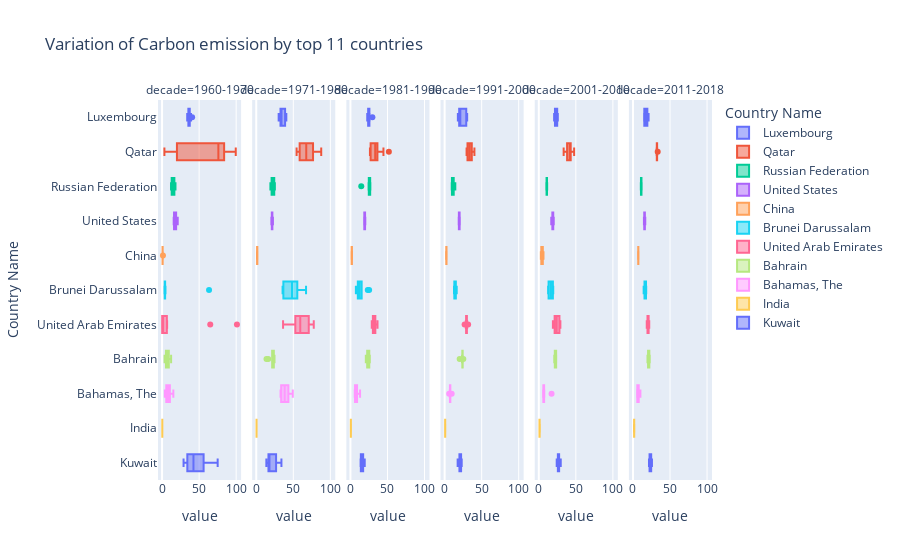

Notebook cell for this chart:
### Code cell
px.box(data_frame=df2[df2['Country Name'].isin(country_col)], x='value', y='Country Name', color='Country Name', title='Variation of Carbon emission by top 11 countries', facet_col='decade')
